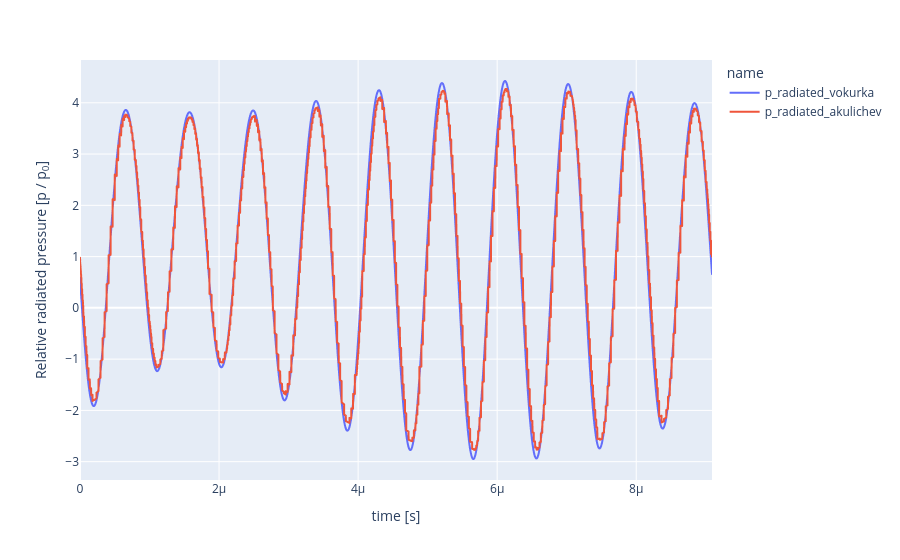

Source (notebook cell):
### Code cell
import pandas as pd

rad_p_df1 = pd.DataFrame(
    data={
        "x": BD_obj.time,
        "y": BD_obj.p_radiated_vokurka,
        "name": "p_radiated_vokurka",
    }
)
rad_p_df2 = pd.DataFrame(
    data={
        "x": BD_obj.time,
        "y": BD_obj.p_radiated,
        "name": "p_radiated_akulichev",
    }
)
rad_p_df = pd.concat([rad_p_df1, rad_p_df2])

fig = px.line(rad_p_df,x="x", y="y", color="name")


fig.update_layout(
    xaxis=dict(title="time [s]"),
    yaxis=dict(title="Relative radiated pressure [p / p<sub>0</sub>]"), #r"$\text{Relative radiated pressure } [p/p_0]$"),
)
fig.show()

### Figure 1 — Plotly figure (JSON) as saved in the notebook; plotly's stock layout.template omitted (floating-point values rounded to 4 significant figures; data arrays with more than 128 entries replaced by an {"elided": "..."} marker saying what was removed)
{"data": [{"hovertemplate": "name=p_radiated_vokurka<br>x=%{x}<br>y=%{y}<extra></extra>", "legendgroup": "p_radiated_vokurka", "line": {"color": "#636efa", "dash": "solid"}, "marker": {"symbol": "circle"}, "mode": "lines", "name": "p_radiated_vokurka", "showlegend": true, "type": "scattergl", "x": {"elided": "9091 float values"}, "xaxis": "x", "y": {"elided": "9091 float values"}, "yaxis": "y"}, {"hovertemplate": "name=p_radiated_akulichev<br>x=%{x}<br>y=%{y}<extra></extra>", "legendgroup": "p_radiated_akulichev", "line": {"color": "#EF553B", "dash": "solid"}, "marker": {"symbol": "circle"}, "mode": "lines", "name": "p_radiated_akulichev", "showlegend": true, "type": "scattergl", "x": {"elided": "9091 float values"}, "xaxis": "x", "y": {"elided": "9091 float values"}, "yaxis": "y"}], "layout": {"legend": {"title": {"text": "name"}, "tracegroupgap": 0}, "margin": {"t": 60}, "xaxis": {"anchor": "y", "domain": [0, 1], "title": {"text": "time [s]"}}, "yaxis": {"anchor": "x", "domain": [0, 1], "title": {"text": "Relative radiated pressure [p / p<sub>0</sub>]"}}}}
